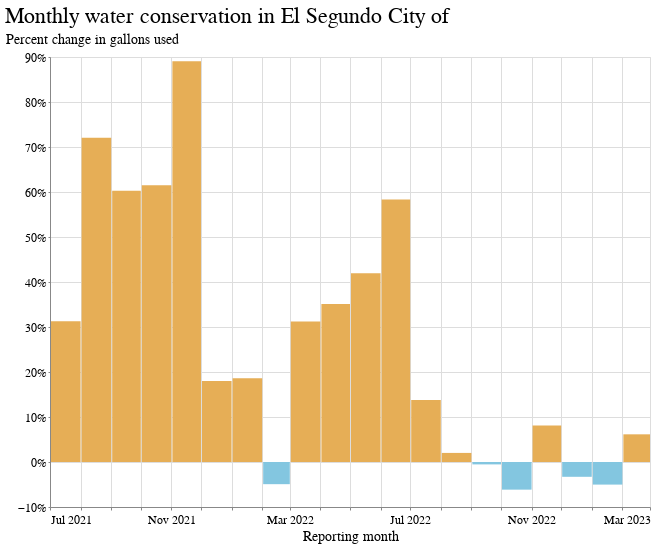

Notebook source saved alongside this figure:
### Code cell
chart_data = complete_data[complete_data.supplier_name.str.contains("El Segundo")]
name = chart_data.iloc[0]["supplier_name"]

alt.Chart(
    chart_data
).mark_bar().encode(
    x=alt.X('yearmonth(reporting_month):T', axis=alt.Axis(title="Reporting month")),
    y=alt.Y("gallons_pct_change:Q", axis=alt.Axis(format="%", title="Percent change in gallons used")),
    color=alt.condition(
        alt.datum.gallons_pct_change > 0,
        alt.value("#e6ae56"),  # The positive color
        alt.value("#83c6e0")  # The negative color
    ),
    tooltip=["reporting_month","gallons_pct_change"]
).properties(title=f"Monthly water conservation in {name}", width=600)

### Figure 1 — Vega-Lite specification as saved in the notebook (floating-point values rounded to 4 significant figures)
{"config": {"view": {"width": 800, "height": 450}, "background": "#ffffff", "title": {"anchor": "start", "font": "BentonGothic-Bold, sans", "fontColor": "#000000", "fontSize": 22, "fontWeight": "normal"}, "arc": {"fill": "#82c6df"}, "area": {"fill": "#82c6df"}, "line": {"stroke": "#82c6df", "strokeWidth": 3}, "path": {"stroke": "#82c6df"}, "rect": {"fill": "#82c6df"}, "shape": {"stroke": "#82c6df"}, "bar": {"fill": "#82c6df"}, "point": {"stroke": "#82c6df"}, "symbol": {"fill": "#82c6df", "size": 30}, "axis": {"titleFont": "BentonGothic-Bold, sans", "titleFontSize": 14, "titleFontWeight": "normal", "labelFont": "BentonGothic, sans", "labelFontSize": 12, "labelFontWeight": "normal"}, "axisX": {"labelAngle": 0, "labelPadding": 4, "tickSize": 3}, "axisY": {"labelBaseline": "middle", "maxExtent": 45, "minExtent": 45, "tickSize": 2, "titleAlign": "left", "titleAngle": 0, "titleX": -45, "titleY": -11}, "legend": {"titleFont": "BentonGothic-Bold, sans", "titleFontSize": 14, "titleFontWeight": "normal", "symbolType": "square", "labelFont": "BentonGothic, sans", "labelFontSize": 13}, "range": {"category": ["#3580b1", "#ec8431", "#ab7fb4", "#c89d29", "#adc839", "#829eb1"], "diverging": ["#e68a4f", "#f4bb6a", "#f9e39c", "#dadfe2", "#a6b7c6", "#849eae"], "heatmap": ["#fbf2c7", "#f9e39c", "#f8d36e", "#f4bb6a", "#e68a4f", "#d15a40", "#ab4232"], "ordinal": ["#fbf2c7", "#f9e39c", "#f8d36e", "#f4bb6a", "#e68a4f", "#d15a40", "#ab4232"], "ramp": ["#fbf2c7", "#f9e39c", "#f8d36e", "#f4bb6a", "#e68a4f", "#d15a40", "#ab4232"]}}, "data": {"name": "data-1a7840aaa1ce0fda5050bdebdac97019"}, "mark": "bar", "encoding": {"color": {"condition": {"value": "#e6ae56", "test": "(datum.gallons_pct_change > 0)"}, "value": "#83c6e0"}, "tooltip": [{"field": "reporting_month", "type": "temporal"}, {"field": "gallons_pct_change", "type": "quantitative"}], "x": {"axis": {"title": "Reporting month"}, "field": "reporting_month", "timeUnit": "yearmonth", "type": "temporal"}, "y": {"axis": {"format": "%", "title": "Percent change in gallons used"}, "field": "gallons_pct_change", "type": "quantitative"}}, "title": "Monthly water conservation in El Segundo City of", "width": 600, "$schema": "https://vega.github.io/schema/vega-lite/v4.17.0.json", "datasets": {"data-1a7840aaa1ce0fda5050bdebdac97019": [{"supplier_name": "El Segundo City of", "reporting_month": "2023-02-15T00:00:00", "public_water_system_id": "CA1910040", "county": "Los Angeles", "hydrologic_region": "South Coast", "climate_zone": 6, "total_population_served": 17272, "total_gallons_current": 164300000.0, "calculated_r_gpcd": 50.97, "total_gallons_baseline": 154800000.0, "gallons_pct_change": 0.0615, "state": "Statewide"}, {"supplier_name": "El Segundo City of", "reporting_month": "2023-01-15T00:00:00", "public_water_system_id": "CA1910040", "county": "Los Angeles", "hydrologic_region": "South Coast", "climate_zone": 6, "total_population_served": 17272, "total_gallons_current": 124900000.0, "calculated_r_gpcd": 34.99, "total_gallons_baseline": 131500000.0, "gallons_pct_change": -0.05022, "state": "Statewide"}, {"supplier_name": "El Segundo City of", "reporting_month": "2022-12-15T00:00:00", "public_water_system_id": "CA1910040", "county": "Los Angeles", "hydrologic_region": "South Coast", "climate_zone": 6, "total_population_served": 16654, "total_gallons_current": 138200000.0, "calculated_r_gpcd": 40.15, "total_gallons_baseline": 142900000.0, "gallons_pct_change": -0.03289, "state": "Statewide"}, {"supplier_name": "El Segundo City of", "reporting_month": "2022-11-15T00:00:00", "public_water_system_id": "CA1910040", "county": "Los Angeles", "hydrologic_region": "South Coast", "climate_zone": 6, "total_population_served": 17272, "total_gallons_current": 143600000.0, "calculated_r_gpcd": 41.57, "total_gallons_baseline": 132900000.0, "gallons_pct_change": 0.08095, "state": "Statewide"}, {"supplier_name": "El Segundo City of", "reporting_month": "2022-10-15T00:00:00", "public_water_system_id": "CA1910040", "county": "Los Angeles", "hydrologic_region": "South Coast", "climate_zone": 6, "total_population_served": 17272, "total_gallons_current": 158400000.0, "calculated_r_gpcd": 44.38, "total_gallons_baseline": 168800000.0, "gallons_pct_change": -0.06145, "state": "Statewide"}, {"supplier_name": "El Segundo City of", "reporting_month": "2022-09-15T00:00:00", "public_water_system_id": "CA1910040", "county": "Los Angeles", "hydrologic_region": "South Coast", "climate_zone": 6, "total_population_served": 17272, "total_gallons_current": 171000000.0, "calculated_r_gpcd": 49.5, "total_gallons_baseline": 171900000.0, "gallons_pct_change": -0.005327, "state": "Statewide"}, {"supplier_name": "El Segundo City of", "reporting_month": "2022-08-15T00:00:00", "public_water_system_id": "CA1910040", "county": "Los Angeles", "hydrologic_region": "South Coast", "climate_zone": 6, "total_population_served": 17272, "total_gallons_current": 193400000.0, "calculated_r_gpcd": 54.19, "total_gallons_baseline": 189600000.0, "gallons_pct_change": 0.02019, "state": "Statewide"}, {"supplier_name": "El Segundo City of", "reporting_month": "2022-07-15T00:00:00", "public_water_system_id": "CA1910040", "county": "Los Angeles", "hydrologic_region": "South Coast", "climate_zone": 6, "total_population_served": 16654, "total_gallons_current": 150900000.0, "calculated_r_gpcd": 43.84, "total_gallons_baseline": 132600000.0, "gallons_pct_change": 0.1376, "state": "Statewide"}, {"supplier_name": "El Segundo City of", "reporting_month": "2022-06-15T00:00:00", "public_water_system_id": "CA1910040", "county": "Los Angeles", "hydrologic_region": "South Coast", "climate_zone": 6, "total_population_served": 16654, "total_gallons_current": 212400000.0, "calculated_r_gpcd": 63.77, "total_gallons_baseline": 134100000.0, "gallons_pct_change": 0.5835, "state": "Statewide"}, {"supplier_name": "El Segundo City of", "reporting_month": "2022-05-15T00:00:00", "public_water_system_id": "CA1910040", "county": "Los Angeles", "hydrologic_region": "South Coast", "climate_zone": 6, "total_population_served": 16654, "total_gallons_current": 186900000.0, "calculated_r_gpcd": 54.3, "total_gallons_baseline": 131700000.0, "gallons_pct_change": 0.4195, "state": "Statewide"}, {"supplier_name": "El Segundo City of", "reporting_month": "2022-04-15T00:00:00", "public_water_system_id": "CA1910040", "county": "Los Angeles", "hydrologic_region": "South Coast", "climate_zone": 6, "total_population_served": 16654, "total_gallons_current": 189500000.0, "calculated_r_gpcd": 73.59, "total_gallons_baseline": 140300000.0, "gallons_pct_change": 0.3508, "state": "Statewide"}, {"supplier_name": "El Segundo City of", "reporting_month": "2022-03-15T00:00:00", "public_water_system_id": "CA1910040", "county": "Los Angeles", "hydrologic_region": "South Coast", "climate_zone": 6, "total_population_served": 16654, "total_gallons_current": 197700000.0, "calculated_r_gpcd": 67.02, "total_gallons_baseline": 150700000.0, "gallons_pct_change": 0.312, "state": "Statewide"}, {"supplier_name": "El Segundo City of", "reporting_month": "2022-02-15T00:00:00", "public_water_system_id": "CA1910040", "county": "Los Angeles", "hydrologic_region": "South Coast", "climate_zone": 6, "total_population_served": 16654, "total_gallons_current": 147200000.0, "calculated_r_gpcd": 71.96, "total_gallons_baseline": 154800000.0, "gallons_pct_change": -0.04929, "state": "Statewide"}, {"supplier_name": "El Segundo City of", "reporting_month": "2022-01-15T00:00:00", "public_water_system_id": "CA1910040", "county": "Los Angeles", "hydrologic_region": "South Coast", "climate_zone": 6, "total_population_served": 16654, "total_gallons_current": 156000000.0, "calculated_r_gpcd": 63.44, "total_gallons_baseline": 131500000.0, "gallons_pct_change": 0.1861, "state": "Statewide"}, {"supplier_name": "El Segundo City of", "reporting_month": "2021-12-15T00:00:00", "public_water_system_id": "CA1910040", "county": "Los Angeles", "hydrologic_region": "South Coast", "climate_zone": 6, "total_population_served": 16654, "total_gallons_current": 168600000.0, "calculated_r_gpcd": 71.85, "total_gallons_baseline": 142900000.0, "gallons_pct_change": 0.18, "state": "Statewide"}, {"supplier_name": "El Segundo City of", "reporting_month": "2021-11-15T00:00:00", "public_water_system_id": "CA1910040", "county": "Los Angeles", "hydrologic_region": "South Coast", "climate_zone": 6, "total_population_served": 16654, "total_gallons_current": 251200000.0, "calculated_r_gpcd": 75.42, "total_gallons_baseline": 132900000.0, "gallons_pct_change": 0.8908, "state": "Statewide"}, {"supplier_name": "El Segundo City of", "reporting_month": "2021-10-15T00:00:00", "public_water_system_id": "CA1910040", "county": "Los Angeles", "hydrologic_region": "South Coast", "climate_zone": 6, "total_population_served": 16654, "total_gallons_current": 272600000.0, "calculated_r_gpcd": 79.2, "total_gallons_baseline": 168800000.0, "gallons_pct_change": 0.6149, "state": "Statewide"}, {"supplier_name": "El Segundo City of", "reporting_month": "2021-09-15T00:00:00", "public_water_system_id": "CA1910040", "county": "Los Angeles", "hydrologic_region": "South Coast", "climate_zone": 6, "total_population_served": 16654, "total_gallons_current": 275500000.0, "calculated_r_gpcd": 82.72, "total_gallons_baseline": 171900000.0, "gallons_pct_change": 0.6027, "state": "Statewide"}, {"supplier_name": "El Segundo City of", "reporting_month": "2021-08-15T00:00:00", "public_water_system_id": "CA1910040", "county": "Los Angeles", "hydrologic_region": "South Coast", "climate_zone": 6, "total_population_served": 16654, "total_gallons_current": 326200000.0, "calculated_r_gpcd": 88.46, "total_gallons_baseline": 189600000.0, "gallons_pct_change": 0.7204, "state": "Statewide"}, {"supplier_name": "El Segundo City of", "reporting_month": "2021-07-15T00:00:00", "public_water_system_id": "CA1910040", "county": "Los Angeles", "hydrologic_region": "South Coast", "climate_zone": 6, "total_population_served": 16654, "total_gallons_current": 174200000.0, "calculated_r_gpcd": 84.34, "total_gallons_baseline": 132600000.0, "gallons_pct_change": 0.313, "state": "Statewide"}]}}
